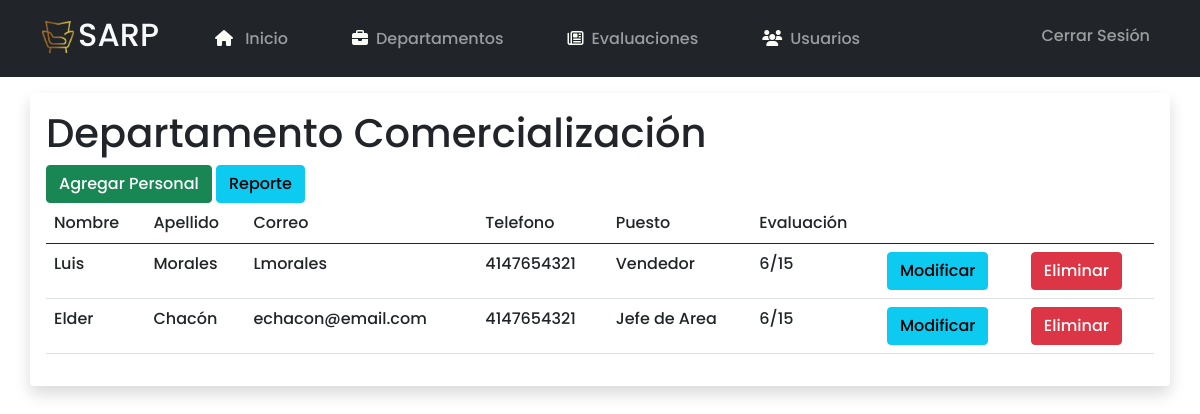
/departamento/personal/1 (signed in), run on the app's committed database.
### Login/models.py (models this page shows, shortened)
class Department(models.Model):
    management = models.CharField(max_length=300)
    def __str__(self):
        return f'Departamento {self.management}'

class  Staff(models.Model):
    name = models.CharField(max_length=50)
    last_name = models.CharField(max_length=50)
    email = models.CharField(max_length=100)
    number = models.BigIntegerField()
    jobs = models.CharField(max_length=300)
    evaluation = models.CharField(max_length=50, null=True)
    management = models.ForeignKey(Department, on_delete=models.SET_NULL, null=True)

### Login/views.py (the view)
# urls.py: path('departamento/personal/<int:id>', views.staff, name='staff'),
@login_required
def staff(request, id):
    departs = get_object_or_404(Department, pk=id)
    staff = Staff.objects.filter(management = id)
    return render(request, 'staff.html', {'departs':departs, 'staffs':staff})

### Login/templatetags/auth_extras.py (called while the page is built)
@register.filter(name='has_group')
def has_group(user, group_name):
    group = Group.objects.get(name=group_name)
    return True if group in user.groups.all() else False

### Login/templates/staff.html (shortened to what this page needs)
<!DOCTYPE html>
<html lang="en">
<head>
    <link rel="stylesheet" href="https://cdn.jsdelivr.net/npm/bootstrap@5.0.2/dist/css/bootstrap.min.css">
</head>
<body>
    {% extends 'base.html' %}
    {% load auth_extras %}
    {% block content %}
    <main class="container bg-light rounded mt-3 shadow p-3 mb-5 bg-body rounded">
        <h1>{{departs}}</h1>
        {% if request.user|has_group:"Admins" %}
        <a class="btn btn-success" href="{% url 'create_staff'%}">
            Agregar Personal
        </a>
        <a class="btn btn-info" href="{% url 'report' departs.id %}">Reporte</a>
        {% endif %}
        <table class="table">
            <thead>
                <tr>
                    <th scope="col">Nombre</th>
                    <th scope="col">Apellido</th>
                    <th scope="col">Correo</th>
                    <th scope="col">Telefono</th>
                    <th scope="col">Puesto</th>
                    <th scope="col">Evaluación</th>
                    {% if request.user|has_group:"Admins" %}
                    <th></th>
                    <th></th>
                    {% endif %}
                </tr>
            </thead>
            <tbody>
                {% for staff in staffs %}
                <tr>
                    <td>{{staff.name}}</td>
                    <td>{{staff.last_name}}</td>
                    <td>{{staff.email}}</td>
                    <td>{{staff.number}}</td>
                    <td>{{staff.jobs}}</td>
                    <td>{{staff.evaluation}}</td>
                    {% if request.user|has_group:"Admins" %}
                    <td><a class="btn btn-info" href="{% url 'edit_staff' staff.id%}">Modificar</a></td>
                    <td><a class="btn btn-danger" href="{% url 'delete_staff' staff.id%}">Eliminar</a></td>
                    {% endif %}
                </tr>
                {% endfor %}
            </tbody>
          </table>
    </main>
    {% endblock %}

### Login/static/styles/base.css (style rules this page uses)
body { background-image: url("fondo2.jpg"); background-size: cover; background-repeat: no-repeat; font-family: "Poppins-Medium"; }

### data on the page
Department: management "Departamento Comercialización"
Staff: name "Luis", last_name "Morales", email "Lmorales", number "4147654321", jobs "Vendedor", evaluation "6/15"
Staff: name "Elder", last_name "Chacón", email "echacon@email.com", number "4147654321", jobs "Jefe de Area", evaluation "6/15"
